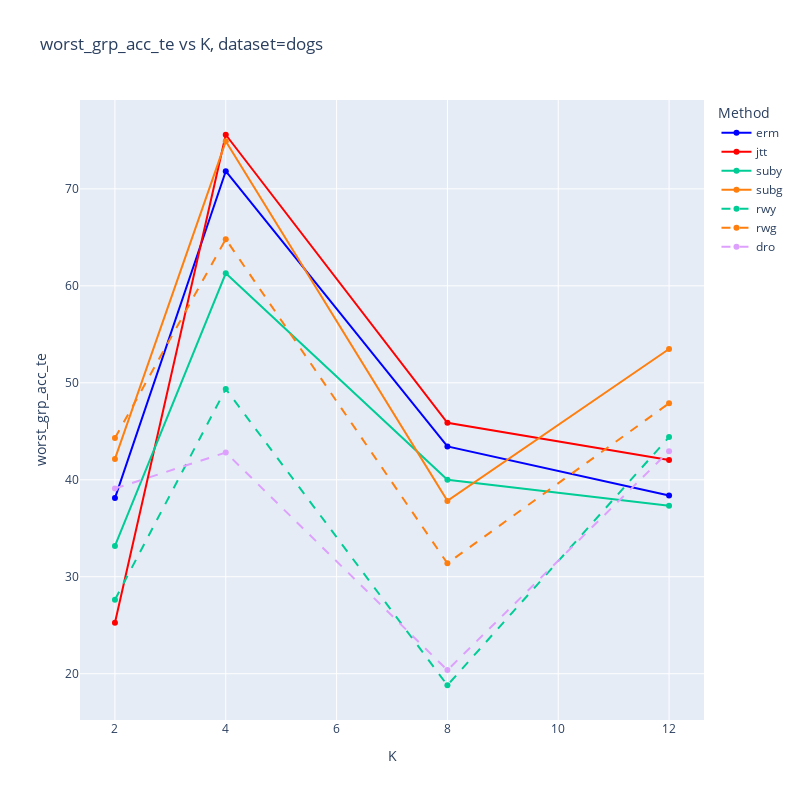

Source (notebook cell):
### Code cell
x_axis = 'K'
y_axis = 'worst_grp_acc_te' #'mean_grp_acc_te'
for dataset_name in DATASETS.values():
    plot_graph(df_fix_mu, x_axis, y_axis, dataset_name,error_bars=ERROR_BARS, methods=None)

### Figure 1 — Plotly figure (JSON) as saved in the notebook; plotly's stock layout.template omitted (floating-point values rounded to 4 significant figures)
{"data": [{"line": {"color": "blue", "dash": "solid"}, "mode": "lines+markers", "name": "erm", "type": "scatter", "x": [2, 4, 8, 12], "y": [38.11, 71.82, 43.44, 38.39]}, {"line": {"color": "red", "dash": "solid"}, "mode": "lines+markers", "name": "jtt", "type": "scatter", "x": [2, 4, 8, 12], "y": [25.25, 75.58, 45.87, 42.03]}, {"line": {"color": "#00CC96", "dash": "solid"}, "mode": "lines+markers", "name": "suby", "type": "scatter", "x": [2, 4, 8, 12], "y": [33.18, 61.29, 40, 37.33]}, {"line": {"color": "#ff7f0e", "dash": "solid"}, "mode": "lines+markers", "name": "subg", "type": "scatter", "x": [2, 4, 8, 12], "y": [42.15, 74.9, 37.82, 53.49]}, {"line": {"color": "#00CC96", "dash": "dash"}, "mode": "lines+markers", "name": "rwy", "type": "scatter", "x": [2, 4, 8, 12], "y": [27.63, 49.36, 18.81, 44.4]}, {"line": {"color": "#ff7f0e", "dash": "dash"}, "mode": "lines+markers", "name": "rwg", "type": "scatter", "x": [2, 4, 8, 12], "y": [44.3, 64.81, 31.38, 47.89]}, {"line": {"color": "#DEA0FD", "dash": "dash"}, "mode": "lines+markers", "name": "dro", "type": "scatter", "x": [2, 4, 8, 12], "y": [39.1, 42.81, 20.37, 42.95]}], "layout": {"height": 800, "legend": {"title": {"text": "Method"}}, "title": {"text": "worst_grp_acc_te vs K, dataset=dogs"}, "width": 800, "xaxis": {"title": {"text": "K"}}, "yaxis": {"title": {"text": "worst_grp_acc_te"}}}}
